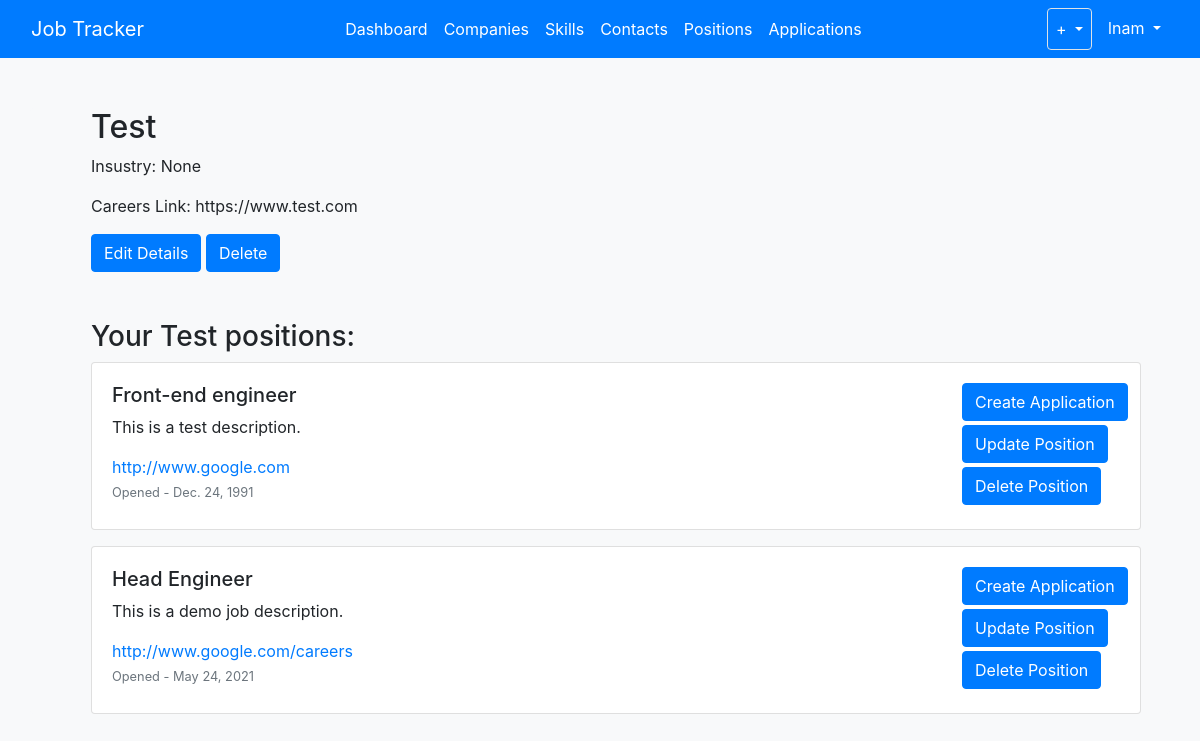
Screenshot of /companies/1 (signed in) with the database file from the repository.
### jobs/models.py (models this page shows, shortened)
class Company(models.Model):
	INDUSTRY_CHOICES = [
		('tech', 'Tech'),
		('ecommerce', 'Ecommerce'),
		('gaming', 'Gaming'),
		('healthcare', 'Healthcare'),
		('pharma', 'Pharmaceutical'),
		('aerospace', 'Aerospace'),
		('fintech', 'FinTech'),
		('nonprofit', 'Nonprofit'),
		('defense', 'Defense'),
		('other', 'Other'),
	]
	user = models.ForeignKey(
		User,
		on_delete=models.CASCADE,
		default=1)
	name = models.CharField(max_length=100)
	careers_url = models.URLField(max_length=1000, null=True, blank=True)
	industry = models.CharField(choices=INDUSTRY_CHOICES, max_length=100, null=True, blank=True)

class Position(models.Model):
	user = models.ForeignKey(
		User,
		on_delete=models.CASCADE,
		default=1
		)
	company = models.ForeignKey(
		Company,
		on_delete=models.CASCADE
		)
	position_title = models.CharField(max_length=100)
	position_url = models.URLField(max_length=1000, null=True)
	date_opened = models.DateField(null=True)
	date_closed = models.DateField(null=True, blank=True, default='')
	skills = models.ManyToManyField(Skill, blank=True)
	job_description = models.TextField(null=True)

### jobs/views.py (the view)
# urls.py: path('companies/<int:pk>', CompanyDetailView.as_view(), name='jobs-company-details'),
class CompanyDetailView(LoginRequiredMixin, DetailView):
    model = Company
    template_name = 'jobs/company_detail.html'
    context_object_name = 'company'

### jobs/templates/jobs/company_detail.html (shortened to what this page needs)
{% extends "jobs/base.html" %}
{% block content %}
<div class="container h-100 mt-5">
	<div class="container ml-3">
		<div class="row mt-3">
			<div class="col-md-auto">
				<h2>{{ company.name }}</h2>
			</div>
		</div>
		<div class="row">
			<div class="col-sm-6 mb-3">
				<p>Insustry: {{ company.industry }}</p>
				<p>Careers Link: {{ company.careers_url }}</p>
				<div class="row mb-3">
					<div class="col">
						<a class="btn btn-primary" href="{% url 'jobs-company-update' company.id %}" role="button">Edit Details</a>
						<a class="btn btn-primary" href="{% url 'jobs-company-delete' company.id %}" role="button">Delete</a>
					</div>
			    </div>
			</div>
		</div>
	</div>
	<div class="container positions ml-3 mb-5">
		<div class="row mt-3">
			<div class="col-md-auto">
				<h3>Your {{ company.name }} positions:</h3>
			</div>
		</div>
		{% for position in company.position_set.all %}
		<div class="card mb-3">
			<div class="card-body">
				<div class="row">
					<div class="col-md-10">
						<h5 class="card-title mb-2">{{ position.position_title }}</h5>
						<p>{{ position.job_description }}</p>
						<a href="{{ position.position_url }}" class="card-text ">{{ position.position_url }}</a>
						<p class="card-text"><small class="text-muted">Opened - {{ position.date_opened }}</small></p>
					</div>
					<div class="col-md-2 align-content-stretch">
						<div class="row mb-1">
							<a class="btn btn-primary" href="{% url 'jobs-new-application' %}?position={{ position.id }}" role="button">Create Application</a>
						</div>
						<div class="row mb-1">
							<a class="btn btn-primary" href="{% url 'jobs-update-position' position.id %}" role="button">Update Position</a>
						</div>
						<div class="row mb-1">
							<a class="btn btn-primary" href="{% url 'jobs-delete-position' position.id %}" role="button">Delete Position</a>
						</div>
					</div>
				</div>
			</div>
		</div>
		{% endfor %}
	</div>
</div>
{% endblock content %}

### jobs/templates/jobs/base.html (shortened to what this page needs)
{% load static %}
<!DOCTYPE html>
<html>
<head>
    <link rel="stylesheet" href="https://cdn.jsdelivr.net/npm/bootstrap@4.5.3/dist/css/bootstrap.min.css">
    <link rel="stylesheet" type="text/css" href="{% static 'jobs/style.css' %}">
	<link rel="stylesheet" href="https://ajax.googleapis.com/ajax/libs/jqueryui/1.12.1/themes/smoothness/jquery-ui.css">
	<link rel="stylesheet" href="https://cdn.jsdelivr.net/npm/bootstrap-icons@1.5.0/font/bootstrap-icons.css">
</head>
<body class="h-100 bg-light full-page">
	<nav class="navbar navbar-expand-lg navbar-dark bg-primary fixed-top">
		<div class="container-fluid">
			<a class="navbar-brand" href="/">Job Tracker</a>
			<div class="collapse navbar-collapse" id="expandMenu">
				<ul class="navbar-nav mr-auto">
					{% if request.user.is_authenticated %}
					<li class="nav-item">
						<a class="nav-link active" aria-current="page" href="/">Dashboard</a>
					</li>
					<li class="nav-item">
						<a class="nav-link active" href="{% url 'jobs-companies' %}">Companies</a>
					</li>
					<li class="nav-item">
						<a class="nav-link active" href="{% url 'jobs-list-skill' %}">Skills</a>
					</li>
					<li class="nav-item">
						<a class="nav-link active" href="/contacts">Contacts</a>
					</li>
					<li class="nav-item">
						<a class="nav-link active" href="{% url 'jobs-list-positions' %}">Positions</a>
					</li>
					<li class="nav-item">
						<a class="nav-link active" href="{% url 'jobs-list-applications' %}">Applications</a>
					</li>
					{% endif %}
				</ul>
				<ul class="navbar-nav">
					{% if request.user.is_authenticated %}
					<li class="dropdown border rounded">
						<a class="nav-link active dropdown-toggle" href="#" id="navbarDropdownMenuLink" role="button" data-bs-toggle="dropdown" aria-expanded="false"> + </a>
					</li>
					<li class="dropdown ml-2">
						<a class="nav-link active dropdown-toggle" href="#" id="navbarDropdownMenuLink" role="button" data-bs-toggle="dropdown" aria-expanded="false"> {{ request.user.username }} </a>
					</li>
					{% endif %}
				</ul>
			</div>
		</div>
	</nav>
	<div class="container bg-light rounded">
		{% block content %}{% endblock %}
	</div>
</body>
</html>

### jobs/static/jobs/style.css (style rules this page uses)
body { padding-top: 60px; }

### rows the page displays
Company: name "Test", industry "None", careers_url "https://www.test.com"
Position: position_title "Front-end engineer", job_description "This is a test description.", position_url "http://www.google.com", date_opened "Dec. 24, 1991"
Position: position_title "Head Engineer", job_description "This is a demo job description.", position_url "http://www.google.com/careers", date_opened "May 24, 2021"

### other values shown
{{ request.user.username }} "lnam"
